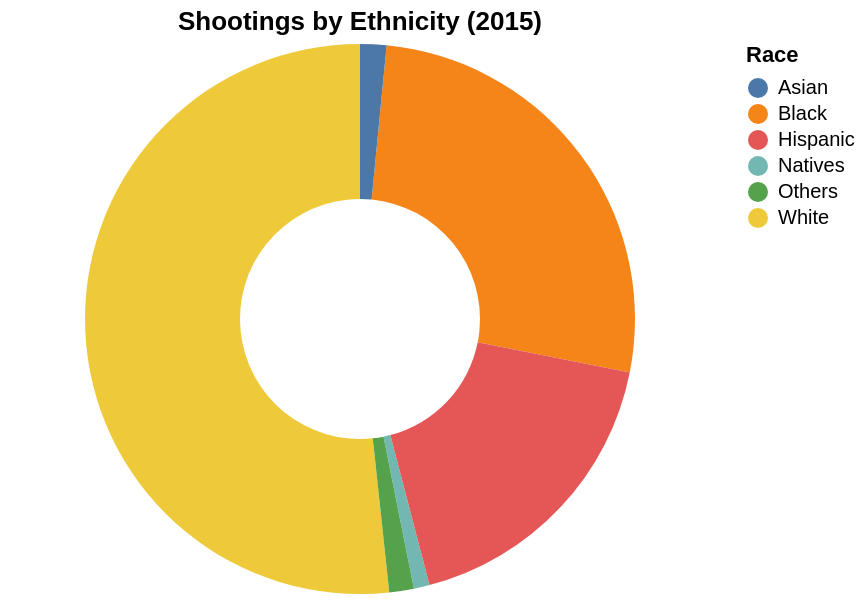

Source (Vega-Lite JSON):
### Vega-Lite specification from a JSON file in a GitHub repository (floating-point values rounded to 4 significant figures)
{"$schema": "https://vega.github.io/schema/vega-lite/v5.json", "width": 350, "height": 275, "description": "A simple donut chart with embedded data.", "title": "Shootings by Ethnicity (2015)", "data": {"values": [{"category": "White", "value": 502}, {"category": "Black", "value": 258}, {"category": "Asian", "value": 15}, {"category": "Natives", "value": 9}, {"category": "Hispanic", "value": 173}, {"category": "Others", "value": 14}]}, "mark": {"type": "arc", "innerRadius": 60, "tooltip": true}, "encoding": {"theta": {"field": "value", "type": "quantitative", "stack": "normalize", "title": "Number of killings"}, "color": {"field": "category", "type": "nominal", "title": "Race"}}}
